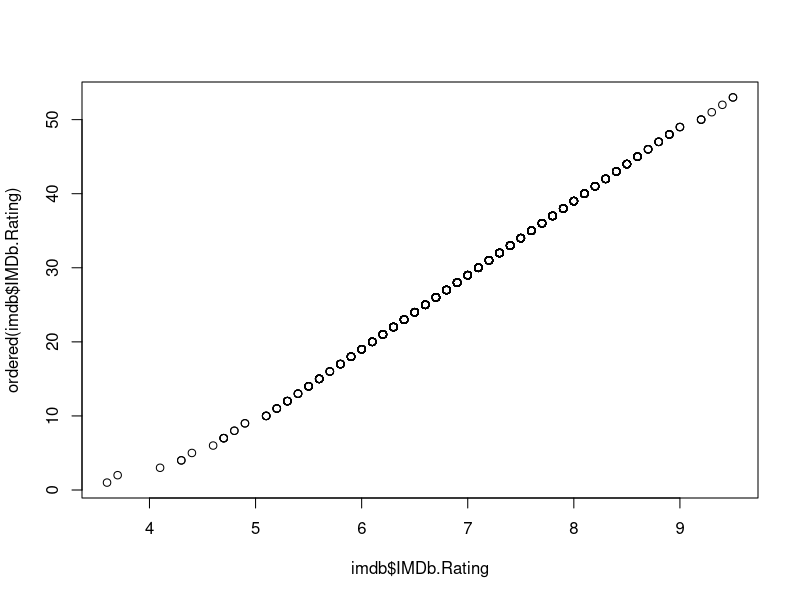
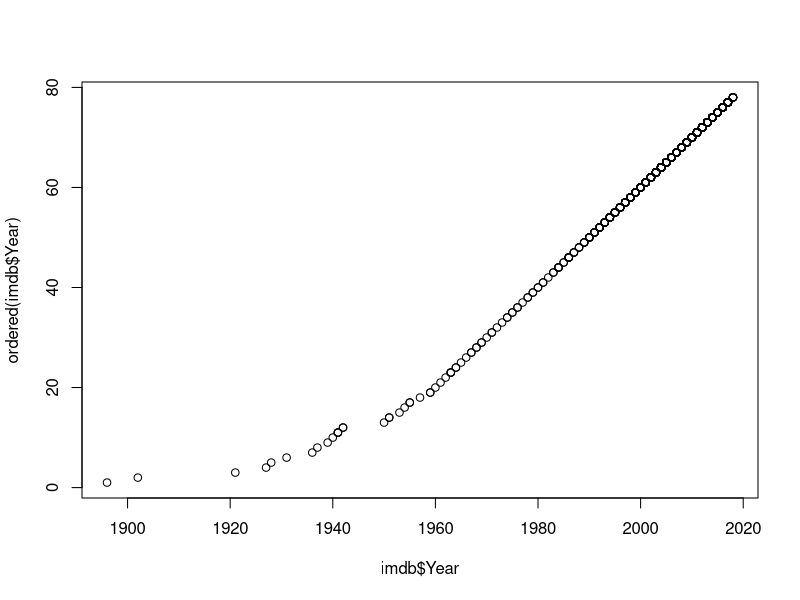
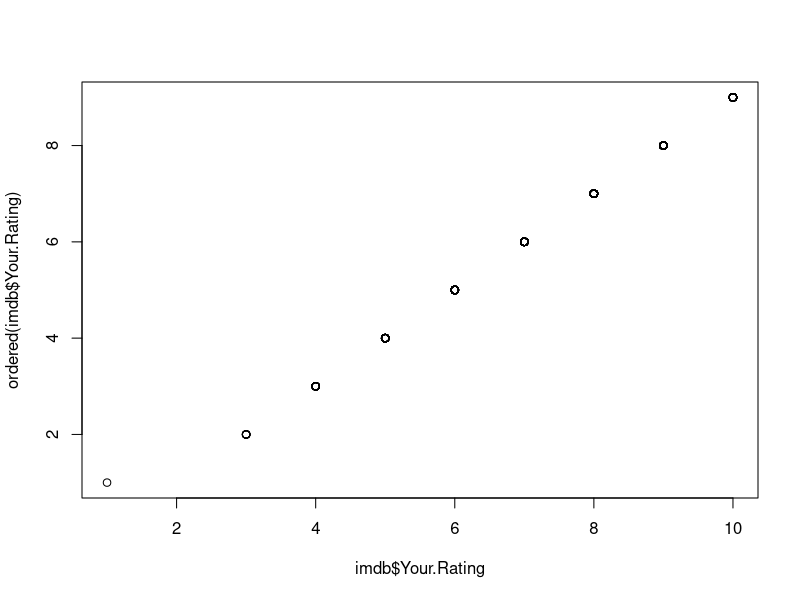

Write R code to recreate these figures, in order.
#Reading data (reading tabular data)
imdb <- read.csv("Source_files/ratings.csv")
imdb$Const <- as.character(imdb$Const)

summary(imdb)

classes <- sapply(imdb, class)
classes

plot(imdb$IMDb.Rating, ordered(imdb$IMDb.Rating))
plot(imdb$Year, ordered(imdb$Year))
plot(imdb$Your.Rating, ordered(imdb$Your.Rating))

#TV-shows, etc. filtered - movies left
imdb.movies <- imdb[imdb$Title.Type == "movie", ]
imdb.movies$Date.Rated <- as.Date(imdb.movies$Date.Rated)
imdb.movies$Release.Date <- as.Date(imdb.movies$Release.Date)
imdb.movies$Dif.rate.release.date <- imdb.movies$Date.Rated - imdb.movies$Release.Date

#Add directors and genres
imdb.genres <- read.table("Source_files/genres.csv", header = TRUE, sep = ";")
imdb.directors <- read.table("Source_files/directors.csv", header = TRUE, sep = ";")

#Test missing value delete
##imdbcomplete <- complete.cases(imdb)
##imdbcomplete

#Dummy genres
imdb.movies$Action <- as.logical(ifelse(grepl("Action", imdb.movies$Genres), 1, 0))
imdb.movies$Adventure <- as.logical(ifelse(grepl("Adventure", imdb.movies$Genres), 1, 0))
imdb.movies$Animation <- as.logical(ifelse(grepl("Animation", imdb.movies$Genres), 1, 0))
imdb.movies$Biography <- as.logical(ifelse(grepl("Biography", imdb.movies$Genres), 1, 0))
imdb.movies$Comedy <- as.logical(ifelse(grepl("Comedy", imdb.movies$Genres), 1, 0))
imdb.movies$Crime <- as.logical(ifelse(grepl("Crime", imdb.movies$Genres), 1, 0))
imdb.movies$Documentary <- as.logical(ifelse(grepl("Documentary", imdb.movies$Genres), 1, 0))
imdb.movies$Drama <- as.logical(ifelse(grepl("Drama", imdb.movies$Genres), 1, 0))
imdb.movies$Family <- as.logical(ifelse(grepl("Family", imdb.movies$Genres), 1, 0))
imdb.movies$Fantasy <- as.logical(ifelse(grepl("Fantasy", imdb.movies$Genres), 1, 0))
imdb.movies$Film_Noir <- as.logical(ifelse(grepl("Film-Noir", imdb.movies$Genres), 1, 0))
imdb.movies$History <- as.logical(ifelse(grepl("History", imdb.movies$Genres), 1, 0))
imdb.movies$Horror <- as.logical(ifelse(grepl("Horror", imdb.movies$Genres), 1, 0))
imdb.movies$Music <- as.logical(ifelse(grepl("Music", imdb.movies$Genres), 1, 0))
imdb.movies$Musical <- as.logical(ifelse(grepl("Musical", imdb.movies$Genres), 1, 0))
imdb.movies$Mystery <- as.logical(ifelse(grepl("Mystery", imdb.movies$Genres), 1, 0))
imdb.movies$Romance <- as.logical(ifelse(grepl("Romance", imdb.movies$Genres), 1, 0))
imdb.movies$Sci_Fi <- as.logical(ifelse(grepl("Sci-Fi", imdb.movies$Genres), 1, 0))
imdb.movies$Short <- as.logical(ifelse(grepl("Short", imdb.movies$Genres), 1, 0))
imdb.movies$Sport <- as.logical(ifelse(grepl("Sport", imdb.movies$Genres), 1, 0))
imdb.movies$Thriller <- as.logical(ifelse(grepl("Thriller", imdb.movies$Genres), 1, 0))
imdb.movies$War <- as.logical(ifelse(grepl("War", imdb.movies$Genres), 1, 0))
imdb.movies$Western <- as.logical(ifelse(grepl("Western", imdb.movies$Genres), 1, 0))

summary(imdb.movies)

#create new columns in imdb.movies from imdb.directors$Director
#look for the column name of the director is imdb.movies$Directors
